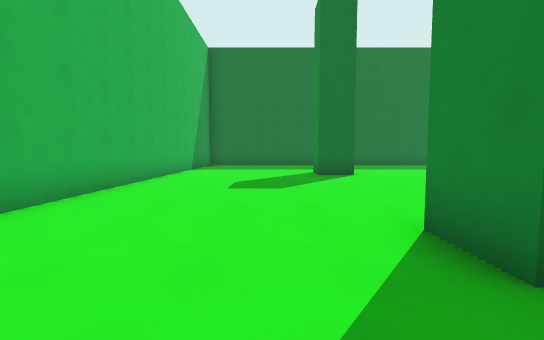
View 1 (above)

13 first-person views from a walk through a level from a Godot 3-D game. The camera is 1.5 m above the floor, tilts 4° down and sees 90° across. The floor is counted in squares, 2 m on a side. Each view is taken from the middle of a square. On the plan, view 1 faces up. The plan holds only what a view shows up to about 10 squares ahead; the rest is blank. Characters and animated objects are left out. Surface patterns are stand-ins for the level's own textures.

View 2
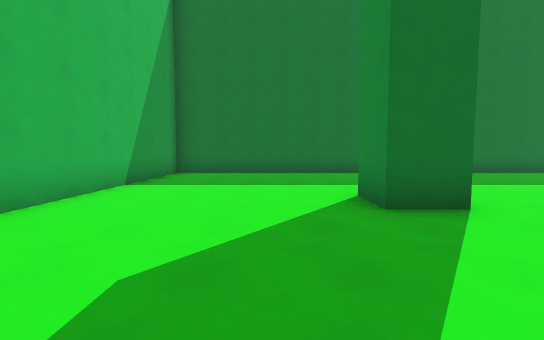

View 3
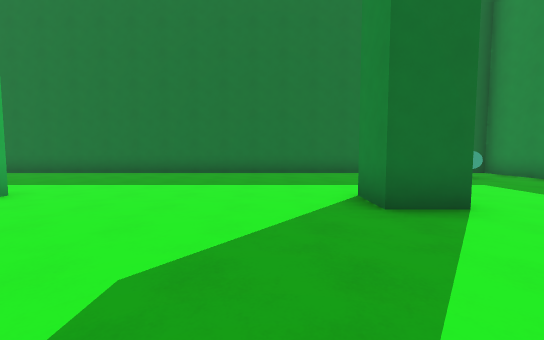

View 4
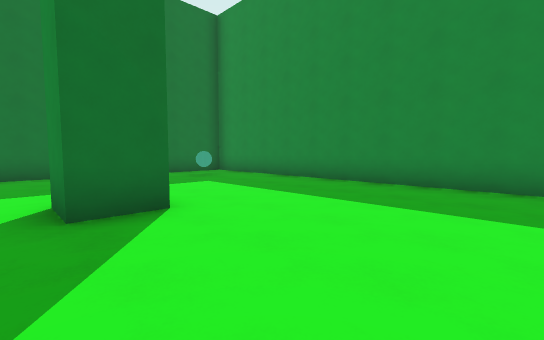

View 5
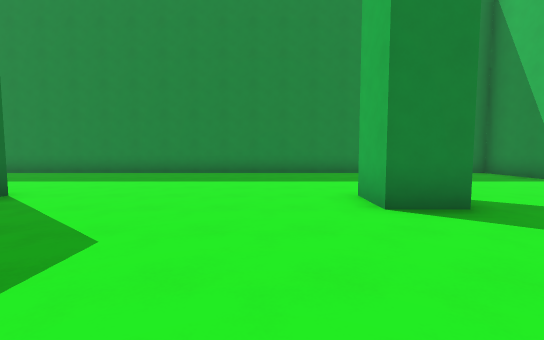

View 6
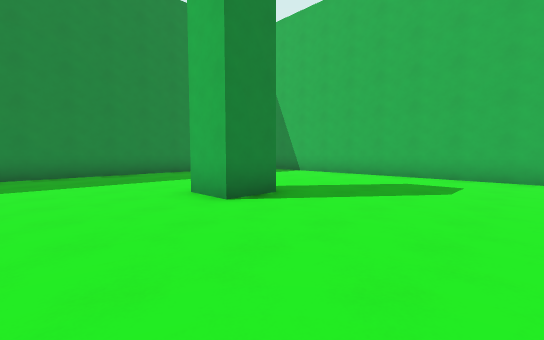

View 7
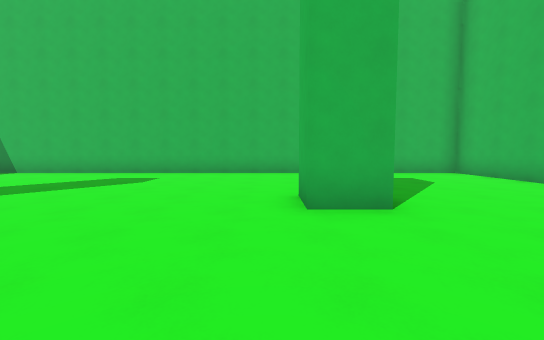

View 8
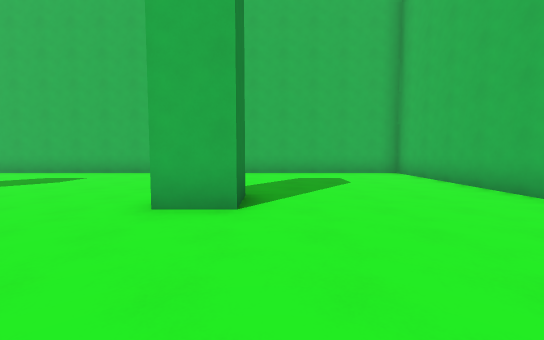

View 9
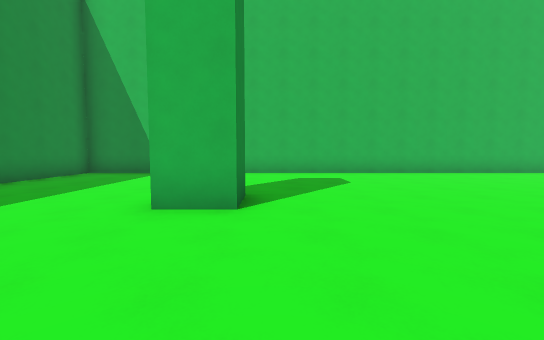

View 10
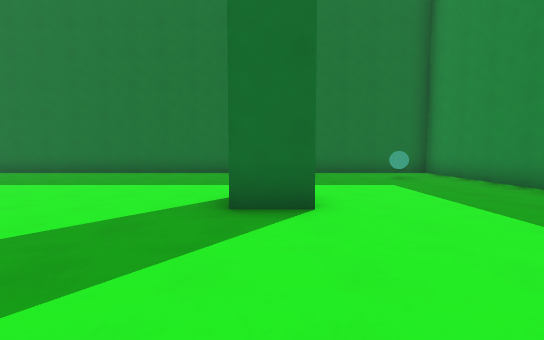

View 11
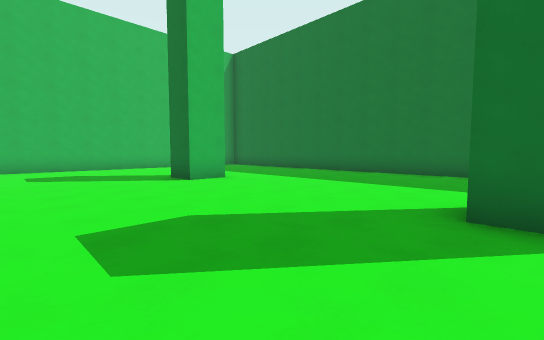

View 12
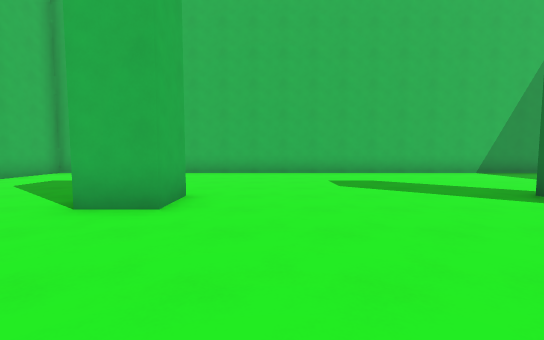

View 13
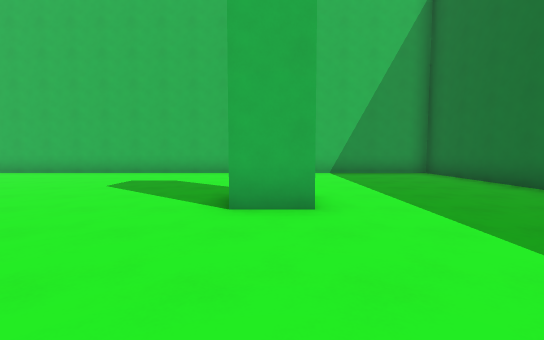

### Floor plan
Points are (right, up) in squares from view 1. A wall is a line through its corners. A room is listed if a view was taken in it or the views show most of it. See-through windows are left out.
Room 1 (views 1, 2, 3, 4, 5, 6, 7, 8, 9, 10, 11, 12, 13)
walls: (2.6, 9.6) (2.6, 8.4) (1.5, 8.4) (1.5, 9.6); (9.6, 8.4) (8.4, 8.4) (8.4, 9.6); (8.4, 1.4) (8.4, 2.5) (9.6, 2.5); (1.5, 1.4) (1.5, 2.5) (2.6, 2.5) (2.6, 1.4); (-3.2, 14.3) (-3.2, -3.3) (14.3, -3.3) (14.3, 14.3) (-3.2, 14.3)
objects: orb (12, 12)

Positions as (right, up) in squares from view 1, and headings:
1: (0, 0), facing up
2: (0, 5), facing up
3: (7, 5), facing up
4: (8, 5), facing up-right
5: (5, 4), facing right
6: (5, 5), facing down-right
7: (3, 6), facing down
8: (1, 6), facing down
9: (8, 6), facing down
10: (9, 5), facing up
11: (9, 5), facing up-left
12: (6, 4), facing left
13: (6, 9), facing left
